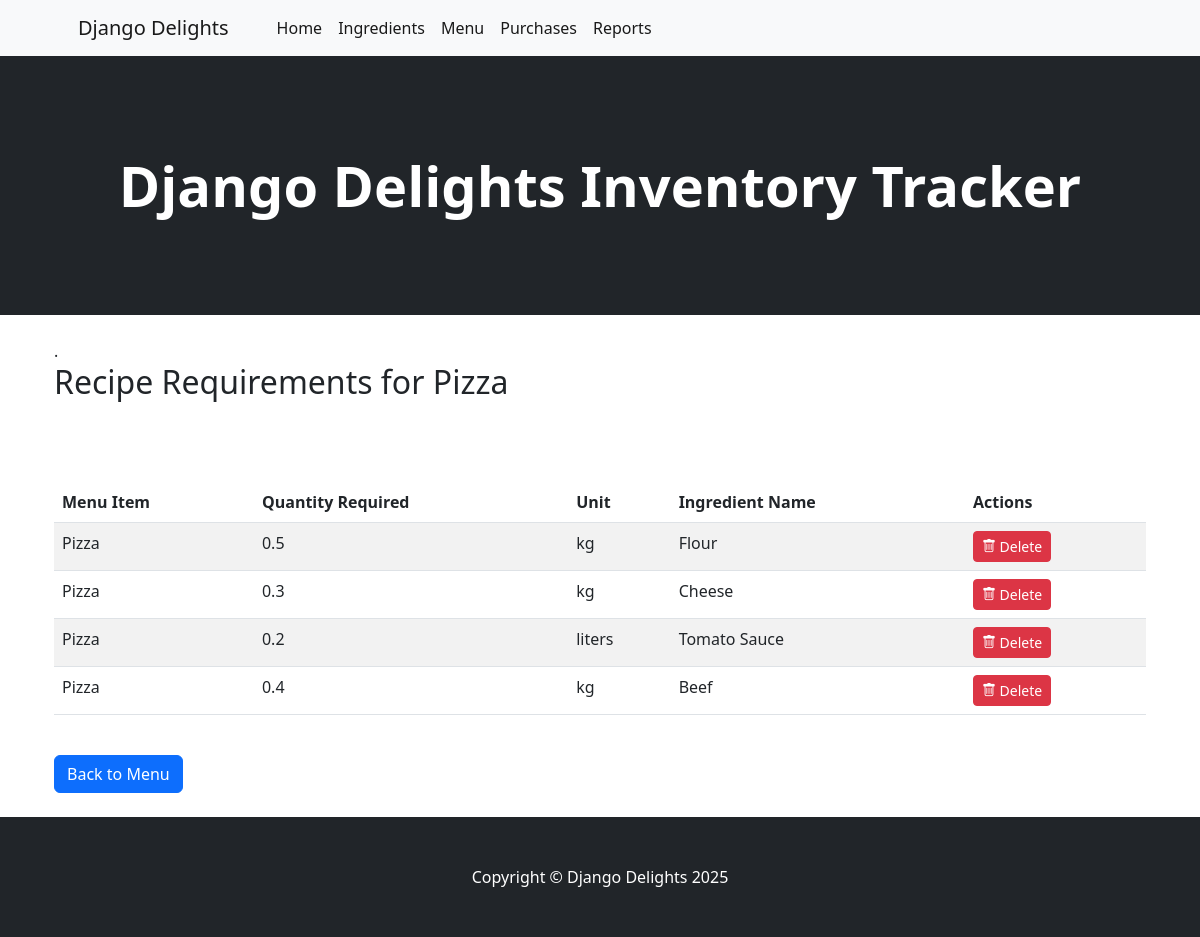
The app's page /recipe_requirements/1/ (signed in) with its own data.
### inventory/models.py (models this page shows, shortened)
class MenuItem(models.Model):
    name = models.CharField(max_length=30, unique=True)
    price = models.DecimalField(max_digits=5, decimal_places=2)
    image = models.CharField(max_length=255, default='default.jpg')

class RecipeRequirement(models.Model):
    menu_item = models.ForeignKey(MenuItem, on_delete=models.CASCADE, related_name="recipe_requirements")
    ingredient = models.ForeignKey(Ingredient, on_delete=models.CASCADE, related_name="used_in_recipes")
    quantity_required = models.FloatField()

class Ingredient(models.Model):
    name = models.CharField(max_length=30, unique=True)
    quantity_available= models.FloatField()  # Assuming quantity is measured in consistent units (e.g., kg, liters, etc.)
    unit = models.CharField(max_length=30)
    price_per_unit = models.DecimalField(max_digits=10, decimal_places=2)

### inventory/views.py (the view)
# urls.py: path('recipe_requirements/<int:menu_item_id>/', views.RecipeRequirementView.as_view(), name='recipe_requirements'),
class RecipeRequirementView(LoginRequiredMixin, ListView):
    model = RecipeRequirement
    template_name = "inventory/recipe_req.html"
    context_object_name = "recipe_requirement"
    def get_queryset(self):
        menu_item_id = self.kwargs.get("menu_item_id")  # Get menu_item_id from URL
        return RecipeRequirement.objects.filter(menu_item_id=menu_item_id)  # Filter for that menu item
    def get_context_data(self, **kwargs):
        context = super().get_context_data(**kwargs)
        menu_item_id = self.kwargs.get("menu_item_id")
        context["menu_item"] = MenuItem.objects.get(id=menu_item_id)  # Pass menu item to template
        return context

### inventory/templates/inventory/recipe_req.html (shortened to what this page needs)
{% extends "base.html" %}
{% block content %}
<div class="container mt-4">.
    <h2>Recipe Requirements for {{ menu_item.name }}</h2>
    <br/>
    <br/>
    <br/>
    <table class="table table-striped">
        <thead>
            <tr>
                <th>Menu Item</th>
                <th>Quantity Required</th>
                <th>Unit</th>
                <th>Ingredient Name</th>
                <th>Actions</th>
            </tr>
        </thead>
        <tbody>
            {% for item in recipe_requirement %}
            <tr>
                <td>{{ menu_item.name }}</td>
                <td>{{ item.quantity_required }}</td>
                <td>{{ item.ingredient.unit }}</td>
                <td>{{ item.ingredient.name}}</td>
                <td><a href="{% url 'delete_recipe' item.pk %}" class="btn btn-danger btn-sm">
                    <i class="bi bi-trash"></i> Delete</td>
            </tr>
            {% empty %}
            <tr>
                <td colspan="5" class="text-center">No recipe available</td>
            </tr>
            {% endfor %}
        </tbody>
    </table>
    <br/>
    <a href="{% url 'menu' %}" class="btn btn-primary">Back to Menu</a>
</div>
<br/>
{% endblock %}

### records on screen
MenuItem: name "Pizza"
RecipeRequirement: quantity_required "0.5", ingredient.unit "kg", ingredient.name "Flour"
RecipeRequirement: quantity_required "0.3", ingredient.unit "kg", ingredient.name "Cheese"
RecipeRequirement: quantity_required "0.2", ingredient.unit "liters", ingredient.name "Tomato Sauce"
RecipeRequirement: quantity_required "0.4", ingredient.unit "kg", ingredient.name "Beef"
